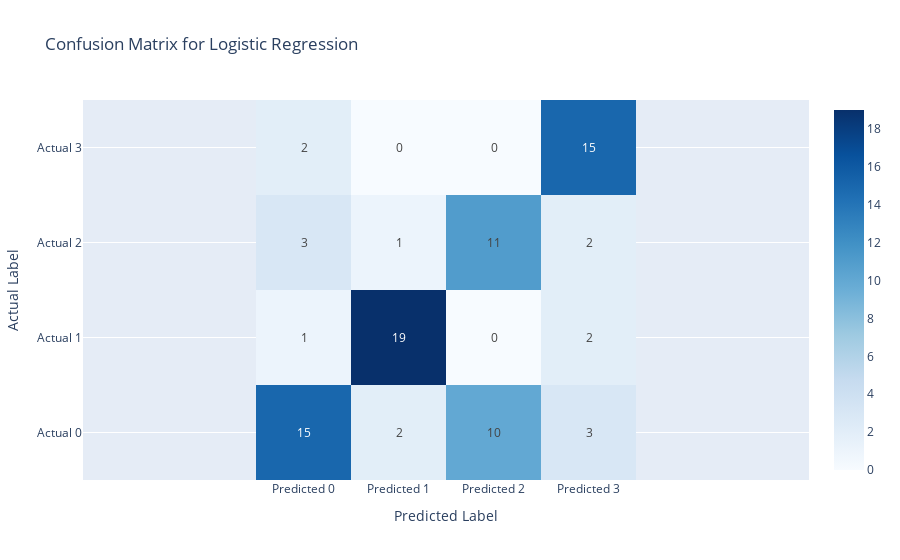
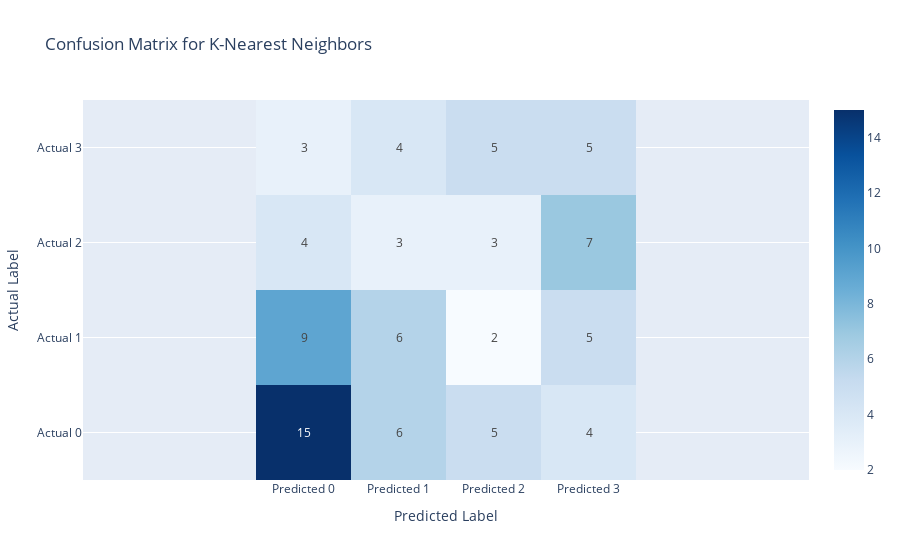
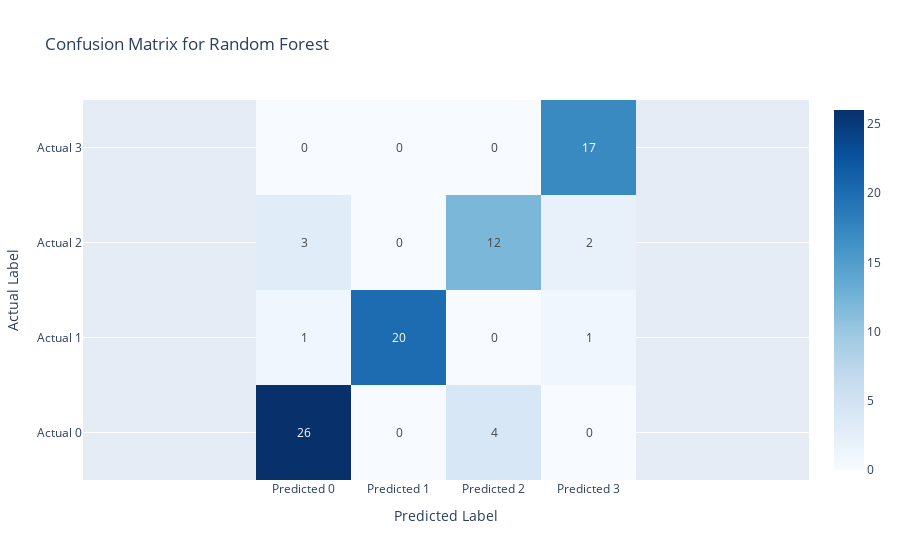
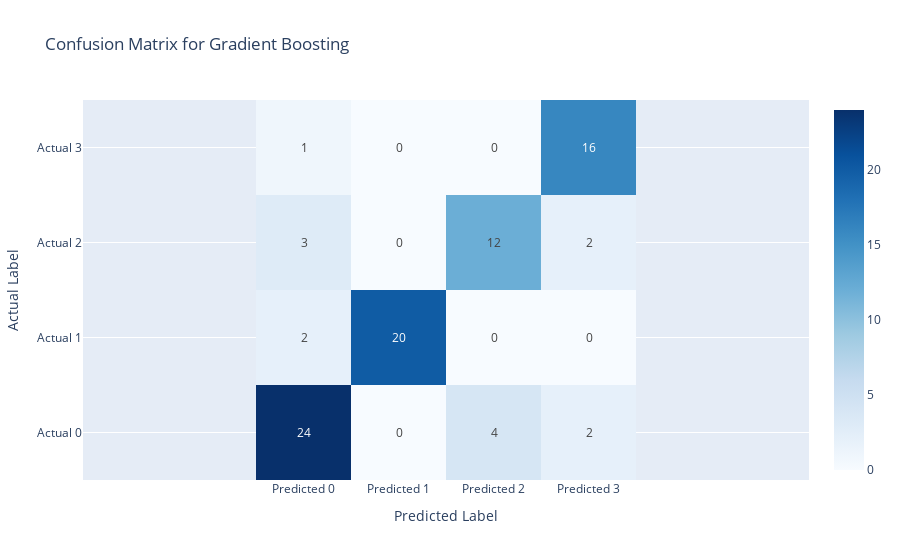

Notebook source saved alongside these figures, in order:
### Code cell
import plotly.graph_objects as go

results = {}

# Training, prediction, and metric calculations
for model_name, model in models.items():
    print(f"\nTraining {model_name}...")
    model.fit(X_train, y_train_encoded)  # Train the model
    y_pred = model.predict(X_test)  # Predict on the test set
    
    # Storing metrics
    results[model_name] = {
        "Accuracy": accuracy_score(y_test_encoded, y_pred),
        "Precision": precision_score(y_test_encoded, y_pred, average='weighted'),
        "Recall": recall_score(y_test_encoded, y_pred, average='weighted'),
        "F1 Score": f1_score(y_test_encoded, y_pred, average='weighted'),
        "Confusion Matrix": confusion_matrix(y_test_encoded, y_pred),
        "Classification Report": classification_report(y_test_encoded, y_pred)
    }

    # Plotting the confusion matrix using Plotly with numbers displayed and square grid
    confusion_mat = results[model_name]["Confusion Matrix"]
    fig = go.Figure(data=go.Heatmap(
        z=confusion_mat,
        x=[f"Predicted {i}" for i in range(len(confusion_mat))],
        y=[f"Actual {i}" for i in range(len(confusion_mat))],
        colorscale="Blues",
        text=confusion_mat,  # Display numbers in each cell
        texttemplate="%{text}",  # Format to show text values
        showscale=True
    ))
    fig.update_layout(
        title=f"Confusion Matrix for {model_name}",
        xaxis_title="Predicted Label",
        yaxis_title="Actual Label",
        xaxis=dict(scaleanchor="y", scaleratio=1)  # Ensures square cells
    )
    fig.show()

### Figure 1 — Plotly figure (JSON) as saved in the notebook; plotly's stock layout.template omitted (floating-point values rounded to 4 significant figures)
{"data": [{"colorscale": [[0, "rgb(247,251,255)"], [0.125, "rgb(222,235,247)"], [0.25, "rgb(198,219,239)"], [0.375, "rgb(158,202,225)"], [0.5, "rgb(107,174,214)"], [0.625, "rgb(66,146,198)"], [0.75, "rgb(33,113,181)"], [0.875, "rgb(8,81,156)"], [1, "rgb(8,48,107)"]], "showscale": true, "text": [[15, 2, 10, 3], [1, 19, 0, 2], [3, 1, 11, 2], [2, 0, 0, 15]], "texttemplate": "%{text}", "type": "heatmap", "x": ["Predicted 0", "Predicted 1", "Predicted 2", "Predicted 3"], "y": ["Actual 0", "Actual 1", "Actual 2", "Actual 3"], "z": [[15, 2, 10, 3], [1, 19, 0, 2], [3, 1, 11, 2], [2, 0, 0, 15]]}], "layout": {"title": {"text": "Confusion Matrix for Logistic Regression"}, "xaxis": {"scaleanchor": "y", "scaleratio": 1, "title": {"text": "Predicted Label"}}, "yaxis": {"title": {"text": "Actual Label"}}}}

### Figure 2 — Plotly figure (JSON) as saved in the notebook; plotly's stock layout.template omitted (floating-point values rounded to 4 significant figures)
{"data": [{"colorscale": [[0, "rgb(247,251,255)"], [0.125, "rgb(222,235,247)"], [0.25, "rgb(198,219,239)"], [0.375, "rgb(158,202,225)"], [0.5, "rgb(107,174,214)"], [0.625, "rgb(66,146,198)"], [0.75, "rgb(33,113,181)"], [0.875, "rgb(8,81,156)"], [1, "rgb(8,48,107)"]], "showscale": true, "text": [[15, 6, 5, 4], [9, 6, 2, 5], [4, 3, 3, 7], [3, 4, 5, 5]], "texttemplate": "%{text}", "type": "heatmap", "x": ["Predicted 0", "Predicted 1", "Predicted 2", "Predicted 3"], "y": ["Actual 0", "Actual 1", "Actual 2", "Actual 3"], "z": [[15, 6, 5, 4], [9, 6, 2, 5], [4, 3, 3, 7], [3, 4, 5, 5]]}], "layout": {"title": {"text": "Confusion Matrix for K-Nearest Neighbors"}, "xaxis": {"scaleanchor": "y", "scaleratio": 1, "title": {"text": "Predicted Label"}}, "yaxis": {"title": {"text": "Actual Label"}}}}

### Figure 3 — Plotly figure (JSON) as saved in the notebook; plotly's stock layout.template omitted (floating-point values rounded to 4 significant figures)
{"data": [{"colorscale": [[0, "rgb(247,251,255)"], [0.125, "rgb(222,235,247)"], [0.25, "rgb(198,219,239)"], [0.375, "rgb(158,202,225)"], [0.5, "rgb(107,174,214)"], [0.625, "rgb(66,146,198)"], [0.75, "rgb(33,113,181)"], [0.875, "rgb(8,81,156)"], [1, "rgb(8,48,107)"]], "showscale": true, "text": [[26, 0, 4, 0], [1, 20, 0, 1], [3, 0, 12, 2], [0, 0, 0, 17]], "texttemplate": "%{text}", "type": "heatmap", "x": ["Predicted 0", "Predicted 1", "Predicted 2", "Predicted 3"], "y": ["Actual 0", "Actual 1", "Actual 2", "Actual 3"], "z": [[26, 0, 4, 0], [1, 20, 0, 1], [3, 0, 12, 2], [0, 0, 0, 17]]}], "layout": {"title": {"text": "Confusion Matrix for Random Forest"}, "xaxis": {"scaleanchor": "y", "scaleratio": 1, "title": {"text": "Predicted Label"}}, "yaxis": {"title": {"text": "Actual Label"}}}}

### Figure 4 — Plotly figure (JSON) as saved in the notebook; plotly's stock layout.template omitted (floating-point values rounded to 4 significant figures)
{"data": [{"colorscale": [[0, "rgb(247,251,255)"], [0.125, "rgb(222,235,247)"], [0.25, "rgb(198,219,239)"], [0.375, "rgb(158,202,225)"], [0.5, "rgb(107,174,214)"], [0.625, "rgb(66,146,198)"], [0.75, "rgb(33,113,181)"], [0.875, "rgb(8,81,156)"], [1, "rgb(8,48,107)"]], "showscale": true, "text": [[24, 0, 4, 2], [2, 20, 0, 0], [3, 0, 12, 2], [1, 0, 0, 16]], "texttemplate": "%{text}", "type": "heatmap", "x": ["Predicted 0", "Predicted 1", "Predicted 2", "Predicted 3"], "y": ["Actual 0", "Actual 1", "Actual 2", "Actual 3"], "z": [[24, 0, 4, 2], [2, 20, 0, 0], [3, 0, 12, 2], [1, 0, 0, 16]]}], "layout": {"title": {"text": "Confusion Matrix for Gradient Boosting"}, "xaxis": {"scaleanchor": "y", "scaleratio": 1, "title": {"text": "Predicted Label"}}, "yaxis": {"title": {"text": "Actual Label"}}}}
